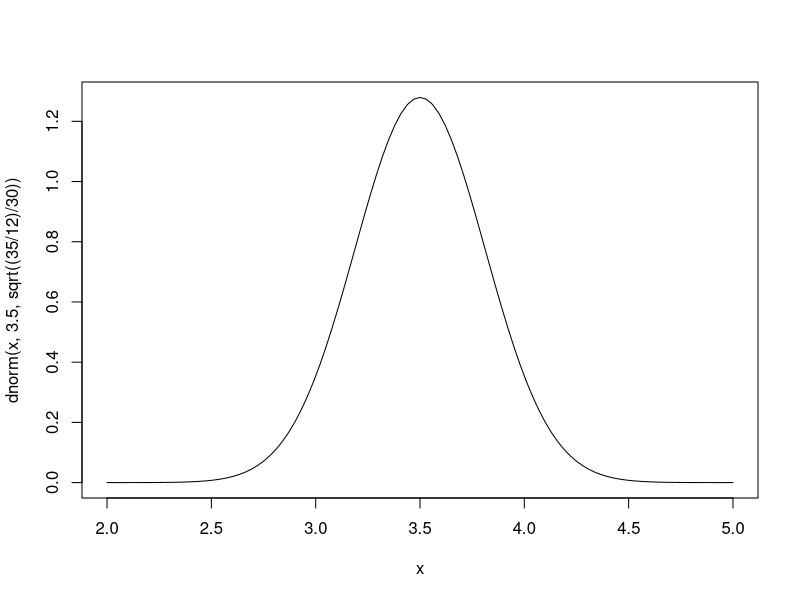
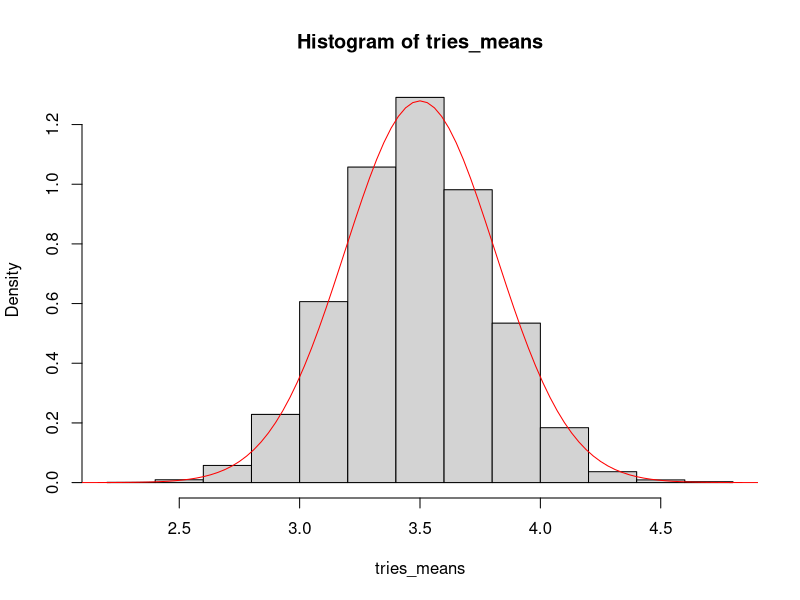
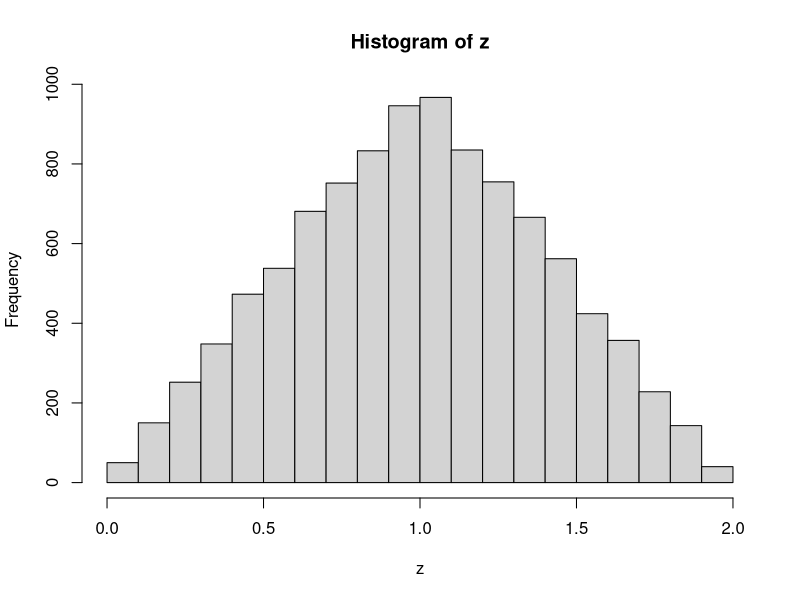

These charts were generated, in order, by the following R code:
## ---- chunk 1
#############################
#* Homework 3
#* Stat 204
#* Made By:
#* -Mert Göksel 2429066
#* -Bilge Özkır 2218287
#############################

##Q1:

#A-)
#* The results from the dice rolls create a uniform distribution as all numbers have
#* an equal chance of occuring. But as there are only integers on dice its discrete 
#* uniform on [1,6]. We know that the mean is equal to (a+b)/2 = 7/2 = 3.5
#* and var is n^2-1/12 = 36-1/12 = 35/12 for every throw.
#* From CLT we apply formula to xbar => (Xbar-mu)/(sqrt(sigma^2/n)) ~ N(0,1)
#* From this formula we find Xbar-3.5/sqrt((35/12)/30) ~ N(0,1)

curve(dnorm(x,3.5,sqrt((35/12)/30)), from = 2, to = 5) 

#We selected (2,5) as xlimits, because we thought its the most suitable period
#to see all of the curve.

#B-)
tries_means <- vector()
for(i in 1:10000){
  tries_means <- append(tries_means, mean(sample(1:6, 30, replace = T)))
}
mean(tries_means) #very close to 3.5
sd(tries_means) #very close to 0.311 which is sqrt((35/12)/30)

#C-)
hist(tries_means, probability = T)
curve(dnorm(x,3.5,sqrt((35/12)/30)), from = 2, to = 5, add = T, col="Red") 

##Q2:

#A-)
#Its 0, its because both x,y can take values up to 1. So the max value of x+y is 2
#The question asks the probability P(x+y>2) so the answer is 0.

x <- runif(10000)
y <- runif(10000)
z <- x+y
plusthres <- sum(z > 2)
propthres <- plusthres/length(z) #The proportion of values above 2 to all.
propthres #Is 0
hist(z) #No values are above 2

#B-)
# x and y is already here
plusthresb <- sum(z>5*x*sqrt(y))
propthresb <- plusthresb/length(z)
propthresb
